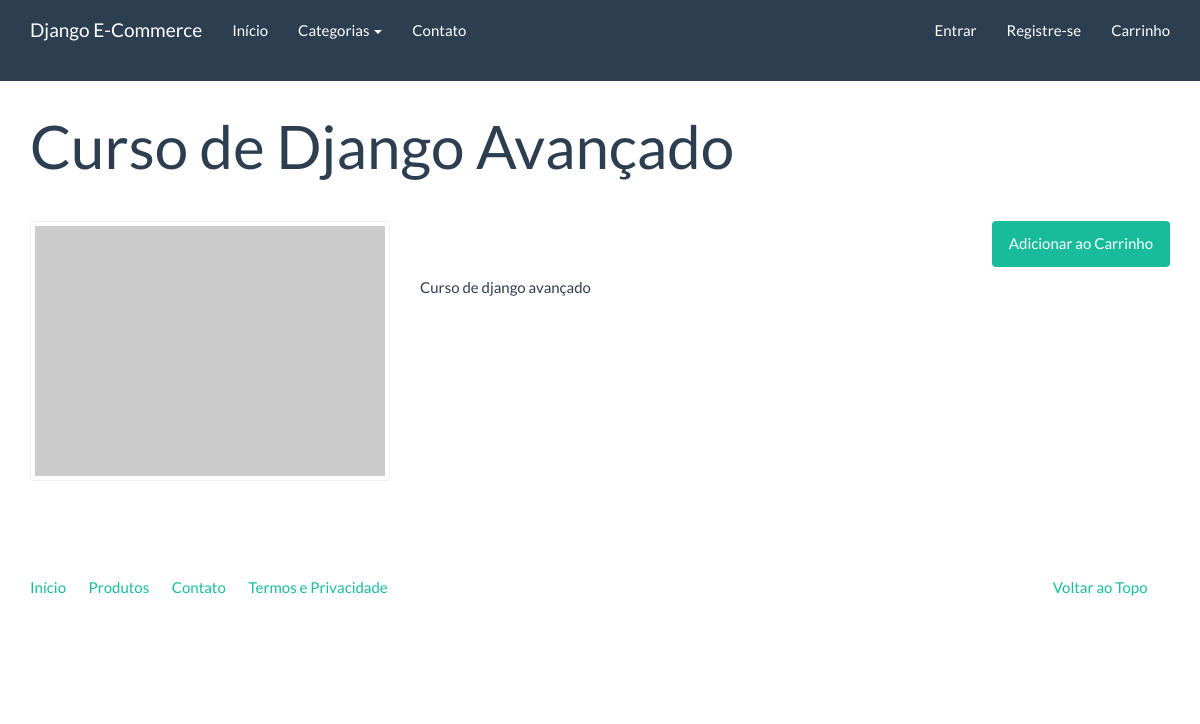
Screenshot of /catalogo/produto/curso-django-avancado/ with the database file from the repository.
### catalog/models.py (models this page shows, shortened)
class Product(models.Model):
    name = models.CharField('Nome', max_length=100)
    slug = models.SlugField('Identificador', max_length=100)
    category = models.ForeignKey(Category, verbose_name='Categoria',
                                 on_delete=models.CASCADE)
    description = models.TextField('Descrição', blank=True)
    price = models.DecimalField('Preço', decimal_places=2, max_digits=8)
    created = models.DateTimeField('Criado em', auto_now_add=True)
    modified = models.DateTimeField('Modificado em', auto_now=True)
    class Meta:
        verbose_name = 'Produto'
        verbose_name_plural = 'Produtos'
        ordering = ['name']

### catalog/views.py (the view)
# urls.py: path('produto/<str:slug>/', views.product, name='product'),
def product(request, slug):
    product = Product.objects.get(slug=slug)
    context = {
        'product': product,
    }
    return render(request, 'catalog/product.html', context)

### catalog/context_processors.py (called while the page is built)
def categories(request):
    return {
        'categories': Category.objects.all()
    }

### catalog/models.py (called while the page is built)
    def get_absolute_url(self):
        return reverse('catalog:product_category_list',
                       kwargs={'slug': self.slug})

### catalog/templates/catalog/product.html (shortened to what this page needs)
{% extends "base.html" %}
{% block container %}
<div class="page-header">
  <h1>{{ product.name }}</h1>
</div>
<div class="row">
  <div class="col-sm-4">
      <a href="#" class="thumbnail">
          <img src="http://placehold.it/350x250" alt="" />
      </a>
  </div>
  <div class="col-sm-8">
    <p class="text-right">
      <a href="{% url 'checkout:create_cartitem' product.slug %}" class="btn btn-success"> Adicionar ao Carrinho</a>
    </p>
      {{ product.description|linebreaks }}
  </div>
</div>
{% endblock %}

### rows the page displays
Product: name "Curso de Django Avançado", description "Curso de django avançado"
